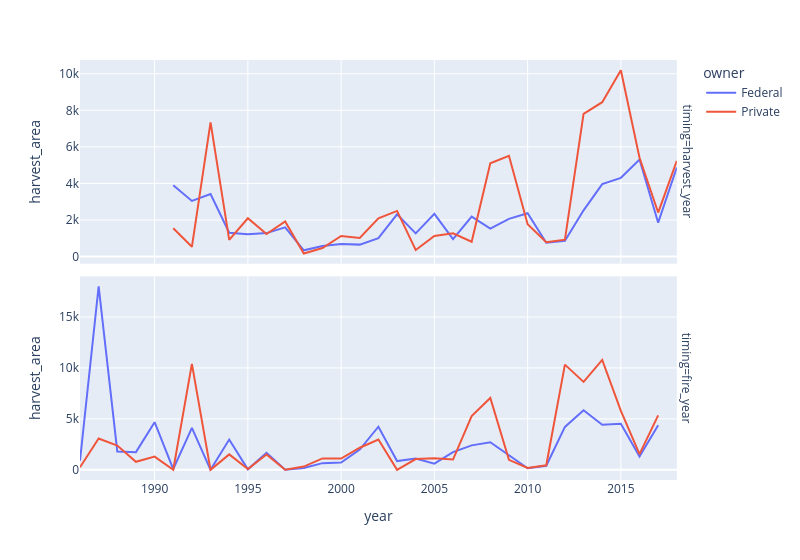

The notebook cell saved with this chart:
### Code cell
fig = px.line(
    year_trend_comparison[year_trend_comparison.owner.ne("Other")],
    x="year",
    y="harvest_area",
    color="owner",
    facet_row="timing",
    width=800,
)

fig.update_yaxes(matches=None)

### Figure 1 — Plotly figure (JSON) as saved in the notebook; plotly's stock layout.template omitted (floating-point values rounded to 4 significant figures)
{"data": [{"hovertemplate": "owner=Federal<br>timing=harvest_year<br>year=%{x}<br>harvest_area=%{y}<extra></extra>", "legendgroup": "Federal", "line": {"color": "#636efa", "dash": "solid"}, "marker": {"symbol": "circle"}, "mode": "lines", "name": "Federal", "orientation": "v", "showlegend": true, "type": "scatter", "x": [1991, 1992, 1993, 1994, 1995, 1996, 1997, 1998, 1999, 2000, 2001, 2002, 2003, 2004, 2005, 2006, 2007, 2008, 2009, 2010, 2011, 2012, 2013, 2014, 2015, 2016, 2017, 2018], "xaxis": "x2", "y": [3905.0, 3042.0, 3419.0, 1302.0, 1217.0, 1281.0, 1595.0, 341.6, 575.5, 683.9, 651.1, 1002.0, 2310.0, 1263.0, 2337.0, 956.7, 2184.0, 1531.0, 2061.0, 2369.0, 751.3, 860.2, 2529.0, 3960.0, 4306.0, 5308.0, 1851.0, 4871.0], "yaxis": "y2"}, {"hovertemplate": "owner=Federal<br>timing=fire_year<br>year=%{x}<br>harvest_area=%{y}<extra></extra>", "legendgroup": "Federal", "line": {"color": "#636efa", "dash": "solid"}, "marker": {"symbol": "circle"}, "mode": "lines", "name": "Federal", "orientation": "v", "showlegend": false, "type": "scatter", "x": [1986, 1987, 1988, 1989, 1990, 1991, 1992, 1993, 1994, 1995, 1996, 1997, 1998, 1999, 2000, 2001, 2002, 2003, 2004, 2005, 2006, 2007, 2008, 2009, 2010, 2011, 2012, 2013, 2014, 2015, 2016, 2017], "xaxis": "x", "y": [894.3, 18000.0, 1801.0, 1735.0, 4671.0, 77.24, 4121.0, 0, 2969.0, 44.68, 1660.0, 4.418, 174.7, 654.1, 721.5, 1986.0, 4234.0, 858.9, 1117.0, 607.8, 1735.0, 2401.0, 2702.0, 1415.0, 146.4, 400.8, 4209.0, 5843.0, 4419.0, 4527.0, 1309.0, 4378.0], "yaxis": "y"}, {"hovertemplate": "owner=Private<br>timing=harvest_year<br>year=%{x}<br>harvest_area=%{y}<extra></extra>", "legendgroup": "Private", "line": {"color": "#EF553B", "dash": "solid"}, "marker": {"symbol": "circle"}, "mode": "lines", "name": "Private", "orientation": "v", "showlegend": true, "type": "scatter", "x": [1991, 1992, 1993, 1994, 1995, 1996, 1997, 1998, 1999, 2000, 2001, 2002, 2003, 2004, 2005, 2006, 2007, 2008, 2009, 2010, 2011, 2012, 2013, 2014, 2015, 2016, 2017, 2018], "xaxis": "x2", "y": [1549.0, 531.3, 7338.0, 906.4, 2095.0, 1228.0, 1916.0, 164.1, 465.2, 1126.0, 1014.0, 2094.0, 2496.0, 359.7, 1124.0, 1267.0, 806.7, 5100.0, 5515.0, 1767.0, 787.6, 919.7, 7807.0, 8445.0, 10200.0, 5404.0, 2406.0, 5233.0], "yaxis": "y2"}, {"hovertemplate": "owner=Private<br>timing=fire_year<br>year=%{x}<br>harvest_area=%{y}<extra></extra>", "legendgroup": "Private", "line": {"color": "#EF553B", "dash": "solid"}, "marker": {"symbol": "circle"}, "mode": "lines", "name": "Private", "orientation": "v", "showlegend": false, "type": "scatter", "x": [1986, 1987, 1988, 1989, 1990, 1991, 1992, 1993, 1994, 1995, 1996, 1997, 1998, 1999, 2000, 2001, 2002, 2003, 2004, 2005, 2006, 2007, 2008, 2009, 2010, 2011, 2012, 2013, 2014, 2015, 2016, 2017], "xaxis": "x", "y": [248.4, 3079.0, 2380.0, 790.0, 1291.0, 7.35, 10400.0, 0, 1516.0, 75.67, 1497.0, 7.817, 318.0, 1121.0, 1105.0, 2169.0, 2969.0, 0.165, 1061.0, 1134.0, 1008.0, 5268.0, 7052.0, 977.0, 180.5, 447.2, 10330.0, 8633.0, 10790.0, 5781.0, 1544.0, 5349.0], "yaxis": "y"}], "layout": {"annotations": [{"font": {}, "showarrow": false, "text": "timing=fire_year", "textangle": 90, "x": 0.98, "xanchor": "left", "xref": "paper", "y": 0.2425, "yanchor": "middle", "yref": "paper"}, {"font": {}, "showarrow": false, "text": "timing=harvest_year", "textangle": 90, "x": 0.98, "xanchor": "left", "xref": "paper", "y": 0.7575, "yanchor": "middle", "yref": "paper"}], "legend": {"title": {"text": "owner"}, "tracegroupgap": 0}, "margin": {"t": 60}, "width": 800, "xaxis": {"anchor": "y", "domain": [0, 0.98], "title": {"text": "year"}}, "xaxis2": {"anchor": "y2", "domain": [0, 0.98], "matches": "x", "showticklabels": false}, "yaxis": {"anchor": "x", "domain": [0, 0.485], "title": {"text": "harvest_area"}}, "yaxis2": {"anchor": "x2", "domain": [0.515, 1], "title": {"text": "harvest_area"}}}}
